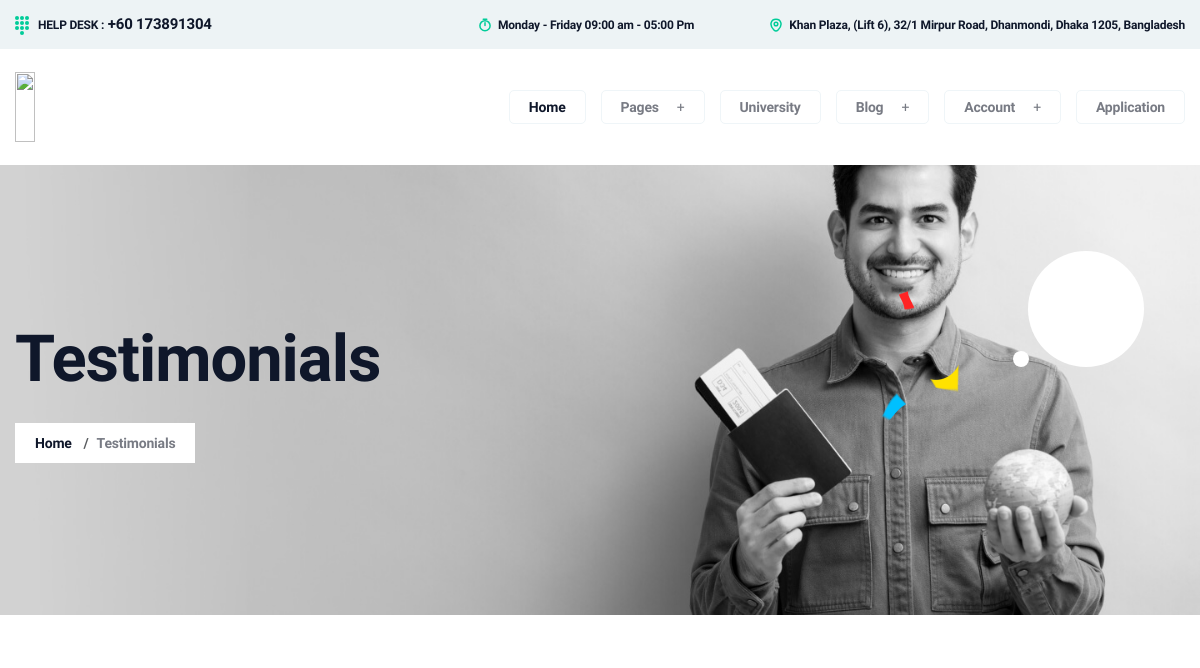
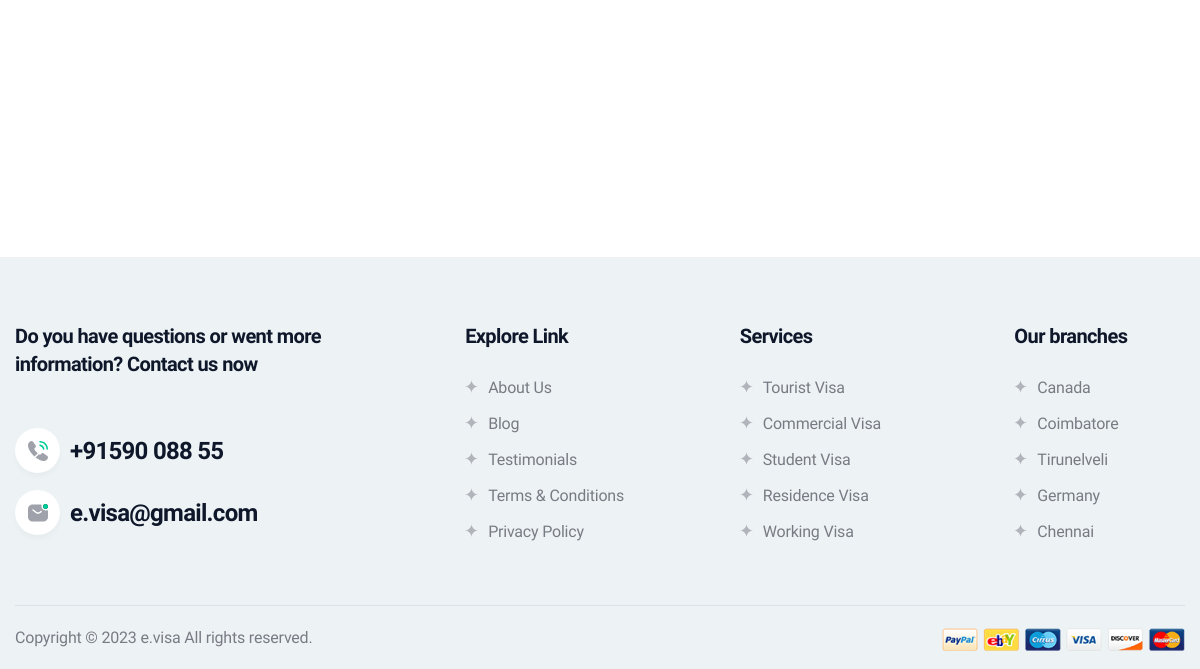
The page /testimonial/ on the database as committed earlier (2 pictures, top to bottom).
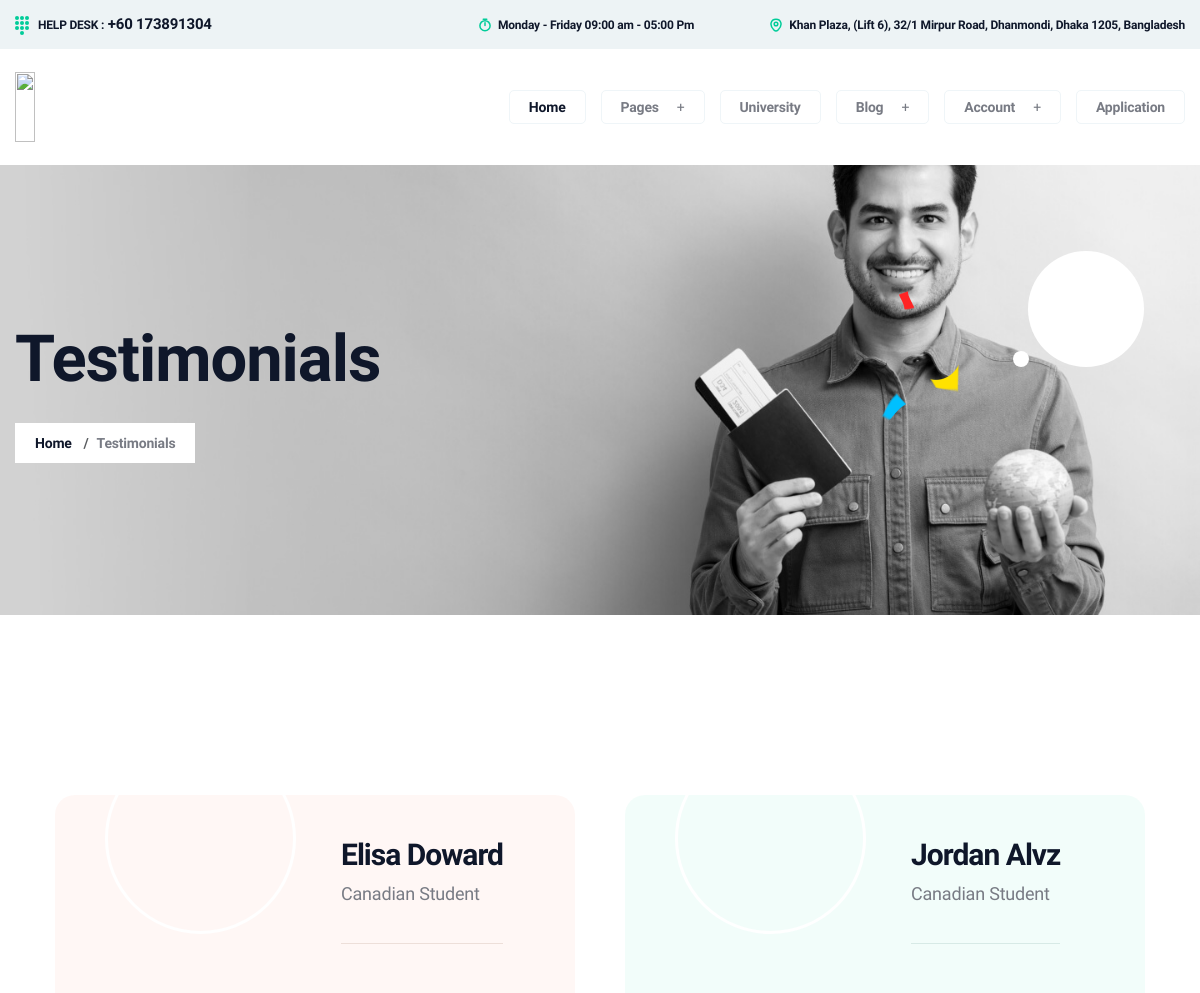
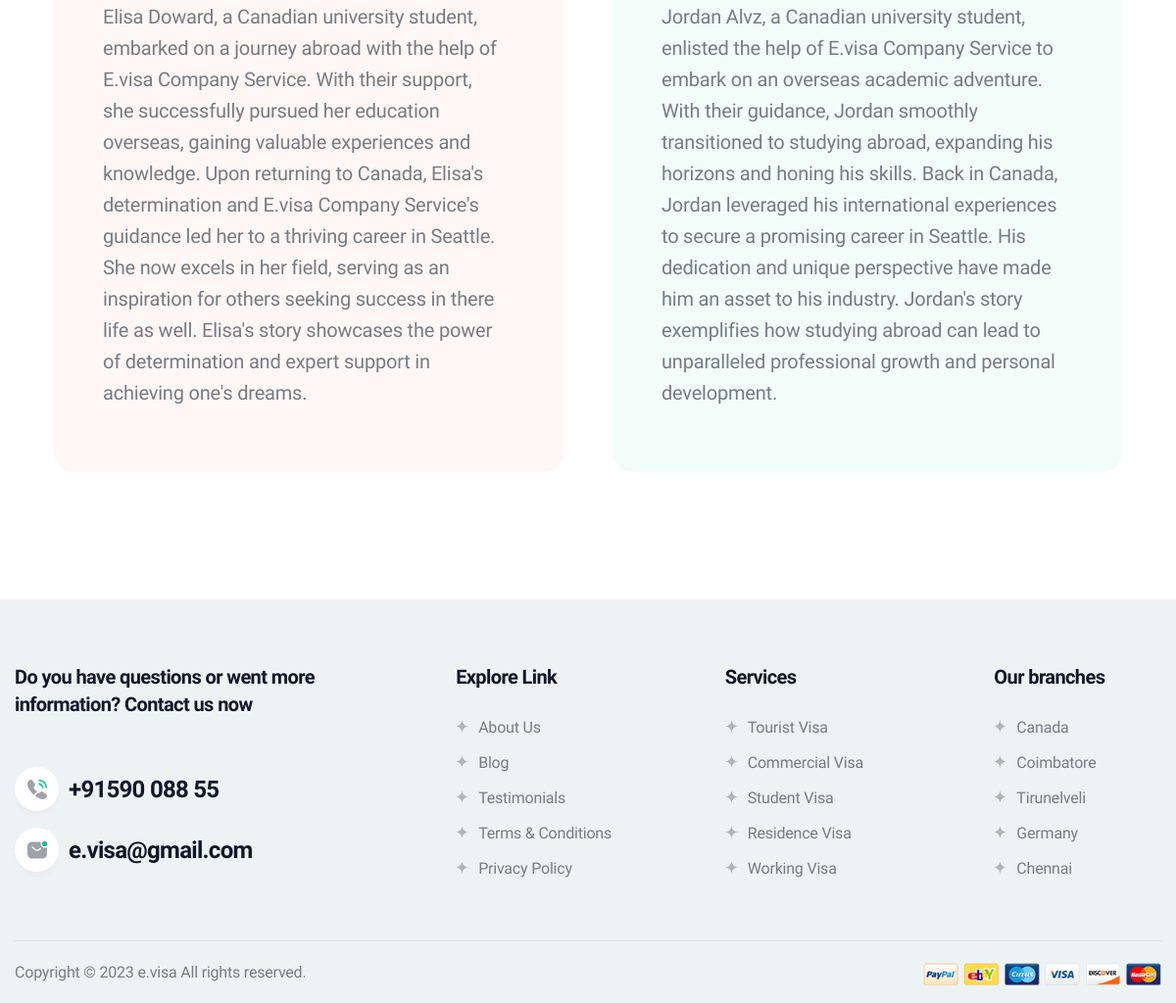
The same page on the database as committed later (2 pictures, top to bottom).
### core/models.py (models this page shows, shortened)
class Testimonial(models.Model):
    name = models.CharField(max_length=255)
    designation = models.CharField(max_length=255)
    avatar = models.ImageField(upload_to='testimonials/avatars/')
    content = models.TextField()
    class Meta:
        verbose_name = 'Testimonial'
        verbose_name_plural = '  Testimonials'

### core/views.py (the view)
# urls.py: path('testimonial/', views.testimonial, name="testimonial"),
def testimonial(request):
    testimonials = Testimonial.objects.all()
    styles = [f'style-{i}' for i in range(1, 8)]
    for index, testimonial in enumerate(testimonials):
        testimonial.style_class = styles[index % len(styles)]
    context = {
        'testimonials' : testimonials
    }
    return render(request, 'root/testimonial.html', context)

### templates/root/testimonial.html (shortened to what this page needs)
{% extends 'root/partial/base.html' %}
{% load static %}
{% block content %}
        <section class="breadcrumb pos-rel bg_img" data-background="{% static '/root/assets/img/bg/breadcrumb_bg.jpg' %}">
            <div class="container">
                <div class="breadcrumb__content">
                    <h2 class="breadcrumb__title">Testimonials</h2>
                    <ul class="breadcrumb__list clearfix">
                        <li class="breadcrumb-item"><a href="{% url 'core:index' %}">Home</a></li>
                        <li class="breadcrumb-item">Testimonials </li>
                    </ul>
                </div>
            </div>
            <div class="breadcrumb__circle">
                <span class="big" data-parallax='{"y" : 100, "scale" : 0.1}'></span>
                <span class="small" data-parallax='{"y" : 100, "scale" : 0.1}'></span>
            </div>
            <div class="breadcrumb__shape">
                <div class="shape shape--2">
                    <div class="shape-inner" data-parallax='{"x":50,"y":-90}'>
                        <img src="{% static '/root/assets/img/shape/br_shape2.png' %}" alt="">
                    </div>
                </div>
            </div>
        </section>
<section class="testimonial pt-180 pb-130">
    <div class="container">
        <div class="xb-testimonial__masonry">
            <div class="row grid mt-none-100">
                {% for testimonial in testimonials %}
                <div class="col-lg-6 grid-item mt-100">
                    <div class="xb-testimonial3 {{testimonial.style_class}}">
                        <div class="xb-item--inner">
                            <div class="xb-item--author-info ul_li mb-40">
                                <div class="xb-item--avatar">
                                </div>
                                <div class="xb-item--author">
                                    <h3 class="xb-item--name">{{testimonial.name}}</h3>
                                    <span class="xb-item--desig">{{testimonial.designation}}</span>
                                </div>
                            </div>
                            <div class="xb-item--content">
                                <p>{{testimonial.content}}</p>
                            </div>
                        </div>
                    </div>
                </div>
                {% endfor %}
            </div>
        </div>
    </div>
</section>
{% endblock %}

Rows that differ between the two databases and show on the page:
added Testimonial: name "Elisa Doward", designation "Canadian Student", content "Elisa Doward, a Canadian university student, embarked on a journey abroad with the help of E.visa Company Service. With their support, she successfully pursued her education overseas, gaining valuable experiences and knowledge. Upon returning to Canada, Elisa's determination and E.visa Company Service's guidance led her to a thriving career in Seattle. She now excels in her field, serving as an inspiration for others seeking success in there life as well. Elisa's story showcases the power of determination and expert support in achieving one's dreams."
added Testimonial: name "Jordan Alvz", designation "Canadian Student", content "Jordan Alvz, a Canadian university student, enlisted the help of E.visa Company Service to embark on an overseas academic adventure. With their guidance, Jordan smoothly transitioned to studying abroad, expanding his horizons and honing his skills. Back in Canada, Jordan leveraged his international experiences to secure a promising career in Seattle. His dedication and unique perspective have made him an asset to his industry. Jordan's story exemplifies how studying abroad can lead to unparalleled professional growth and personal development."
